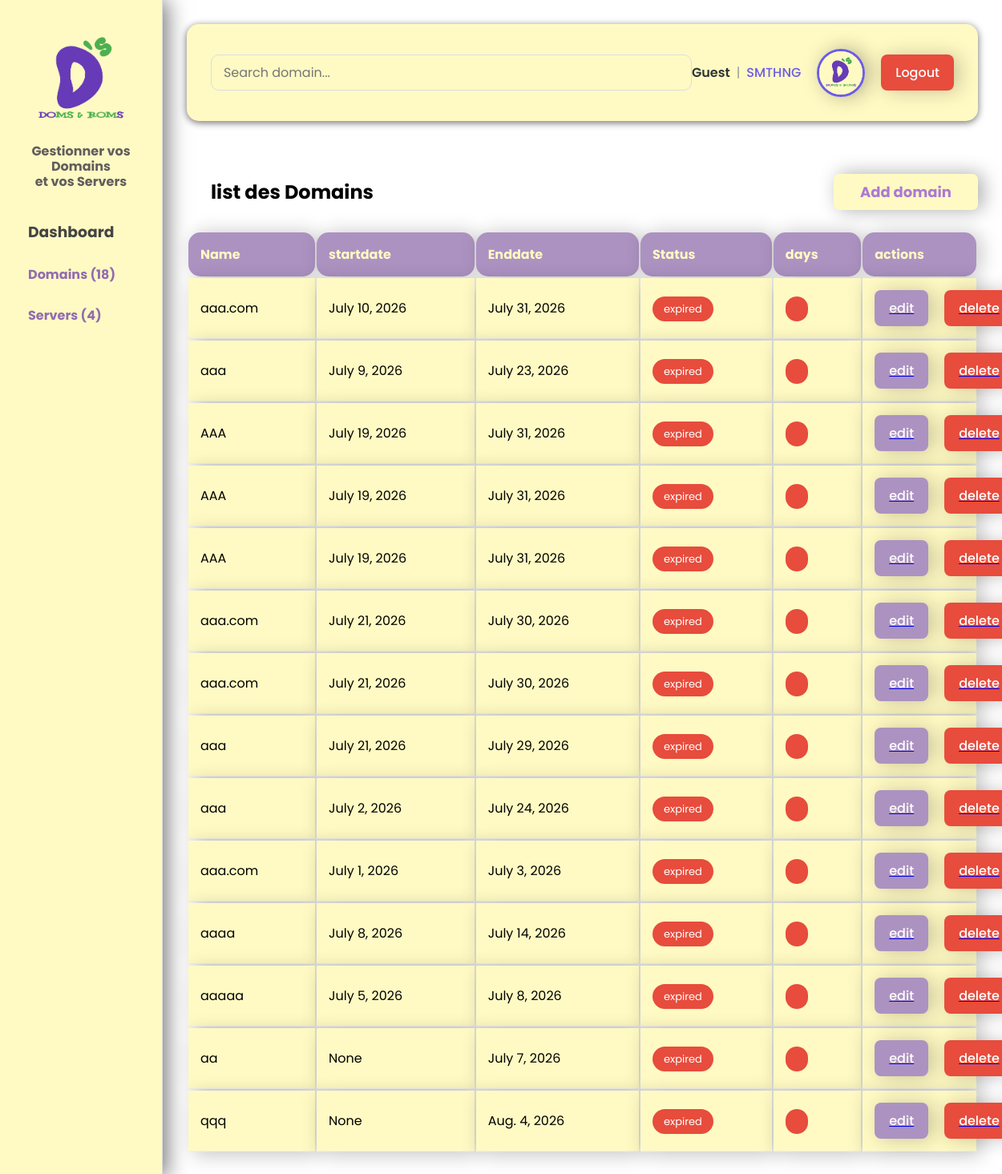
The app's page /domsnames/expired/ with its own data.
### domsnames/models.py (models this page shows)
class domsname(models.Model):
    id=models.BigAutoField(primary_key=True)
    name=models.CharField(max_length=50,default='')
    startdate=models.DateField(null=True, blank=True,default='NULL')
    enddate=models.DateField()
    email = models.EmailField(blank=True,default="amine@digest-media.agency")
    notification_30 = models.BooleanField(default=False)
    notification_15 = models.BooleanField(default=False)
    notification_7 = models.BooleanField(default=False)
    notification_1 = models.BooleanField(default=False)
    notification_expired = models.BooleanField(default=False)

### domsnames/views.py (the view)
# urls.py: path("expired/", views.expireddoms, name="expireddoms"),]
def expireddoms(request):
    domsnames = domsname.objects.all()
    expired=[]
    for domain in domsnames:
        domain.statut=statut(domain.enddate)
        if domain.statut=='expired':
            expired.append(domain)
    return render(request, 'listdoms.html', {'domsnames': expired})

### domsnames/services.py (called while the page is built)
def remaining(enddate):
    if isinstance(enddate, str):
        enddate=date.fromisoformat(enddate)
    return (enddate-date.today()).days

def statut(enddate):
    days=remaining(enddate)
    if days>30:
        return 'active'
    elif 0<days<=30:
        return 'warning'
    else:return 'expired'

### domsnames/templates/listdoms.html (shortened to what this page needs)
{% load static %}
<!DOCTYPE html>
<html lang="en">
<head>
    <link rel="stylesheet" href="{% static 'style.css' %}">
</head>
<body>
<div class="container">
    <aside class="sidebar">
<div class="sidebar-header">
    <div class="logo">
        <img src="{% static 'logo.png' %}" alt="Logo">
    </div>
        <div class="welcome">
        <span>Gestionner vos Domains <br>et vos Servers</span>
    </div>
</div>
        <nav>
            <a href="{% url 'dashboard' %}"><h3>Dashboard</h3></a>
            <a href="{% url 'domslist' %}"> <h4>Domains ({{total_domains}})</h4> </a>
            <a href="{% url 'serverlist' %}"><h4>Servers ({{total_servers}})</h4> </a>
        </nav>
    </aside>
    <main>
<header>
    <div class="header-search">
        <form class="search-bar" method="GET">
            <input type="text" name="search" placeholder="Search domain..." value="{{ request.GET.search }}">
        </form>
    </div>
    <div class="top-user">
        <div class="user-details">
            <span class="username">{{ username }}</span>
            <span class="separator">|</span>
            <span class="role">{{ role|upper }}</span>
        </div>
        <div class="profile">
            <a href="{% url 'profil' %}">
                <img src="{% static 'profile.jpg' %}" alt="Profile">
            </a>
        </div>
        <a href="{% url 'logout' %}" class="logout-btn">
            Logout
        </a>
    </div>
</header>
<section class="list">
        <div class="uper_list">
            <h2>list des Domains</h2>
            <div class="actions">
                <a href="{% url 'domsadd' %}"><div class="button add"><button>Add domain </button></div></a>
            </div>
        </div>
            <table>
                <thead>
                    <tr>
                        <th>Name</th>
                        <th>startdate</th>
                        <th>Enddate</th>
                        <th>Status</th>
                        <th>days</th>
                        <th>actions</th>
                    </tr>
                </thead>
                <tbody>
                        {% for i in domsnames%}
                    <tr>
                        <td>{{i.name}}</td>
                        <td>{{i.startdate}}</td>
                        <td>{{i.enddate}}</td>
                        {% if i.statut == "expired"%}
                        <td><span class="badge expired"> {{i.statut}}</span></td>
                        <td><span class="badge expired">{{i.days}}</span></td>
                        {% elif i.statut == "active"%}
                        <td><span class="badge active"> {{i.statut}}</span></td>
                        <td><span class="badge active">{{i.days}}</span></td>
                        {% else %}
                        <td><span class="badge warning"> {{i.statut}}</span></td>
                        <td><span class="badge warning">{{i.days}}</span></td>
                        {% endif %}
                        <td>
                        <div class='acts'>
                            <a href="{% url 'domsedit' i.id %}"><div class="edit-btn">edit</div></a>
                            <a href="{% url 'domsdel' i.id %}"><div class="delete-btn">delete</div></a></td>
                        </div>
                    </tr>
                    {%endfor%}
</body>
</html>

### dashboard/static/style.css (style rules this page uses)
* { margin:0; padding:0; box-sizing:border-box; font-family:Poppins,sans-serif; }
body { margin:0; position:relative; min-height:100vh; overflow-x:hidden; }
body::before { content:""; position:fixed; inset:0; background:url("ChatGPT\ Image\ Jul\ 22\,\ 2026\,\ 11_33_46\ AM.png") center center/cover no-repeat; filter:blur(10px); transform:scale(1.1); z-index:-2; }
.container { display:flex; min-height:100vh; }
.sidebar { width:260px; background:#FFFAC3; border-right:1px solid #ddd; padding:25px; box-shadow: 6px 0 25px rgba(0, 0, 0, 0.514); }
.sidebar-header { display: block; align-items: center; justify-content: space-between; margin-bottom: 30px; }
.logo { display: flex; justify-content: center; align-items: center; }
.logo img { max-width: 100%; max-height: 100%; object-fit: contain; }
.profile { width: 60px; height: 60px; }
.profile img { width: 100%; height: 100%; border-radius: 50%; object-fit: cover; border: 3px solid #6C5CE7; box-shadow: 6px 0 25px rgba(0, 0, 0, 0.288); }
.sidebar nav { display:flex; flex-direction:column; gap:10px; }
.sidebar nav h4 { margin-top:0px; color:#926cb1; }
.sidebar nav a { text-decoration:none; color:#444; padding:8px 10px; border-radius:8px; }
.header-search { margin:20px 0; }
.search-bar { width:600px; height:45px; display:flex; align-items:center; border:1px solid #ddd; border-radius:10px; padding:0 15px; }
.search-bar input { flex:1; border:none; outline:none; font-size:16px; background:transparent; }
main { flex:1; padding:30px; }
header { background:#FFFAC3; border-radius:15px; padding:18px 30px; display:flex; justify-content:space-between; align-items:center; margin-bottom:30px; box-shadow:0 2px 10px rgba(0, 0, 0, 0.582); }
.actions { display:flex; flex-direction:column; gap: 20px; padding:18px 30px; width: 180px; }
.actions button { padding:15px; background:#FFFAC3; color:#ab79d4; border:none; border-radius:7px; cursor:pointer; width: 180px; height: 45px; font-weight:bold; font-size: large; line-height: 10px; box-shadow: 6px 0 25px rgba(0, 0, 0, 0.329); justify-self: center; }
.expired { border-left:7px solid #E74C3C; }
table { width:100%; margin-top:20px; }
th { text-align:left; border-radius: 15px; padding:15px; background:#AC92C1; color:#FFFAC3; box-shadow: 6px 0 25px rgba(0, 0, 0, 0.219); }
td { padding:15px; border-bottom:1px solid #eee; background-color: #FFFAC3; box-shadow: 6px 5px 25px rgba(0, 0, 0, 0.219); }
.badge { padding:6px 14px; border-radius:20px; color:white; font-size:13px; }
.badge.expired { background:#E74C3C; border:none; }
.top-user { display:flex; align-items:center; gap:20px; }
.user-details { display: flex; align-items: center; gap: 8px; font-size: 16px; }
.username { font-weight: 600; color: #2D3436; }
.separator { color: #999; }
.role { color: #6C5CE7; font-weight: 500; }
.logout-btn { background: #E74C3C; color: white; text-decoration: none; padding: 10px 18px; border-radius: 8px; font-weight: 500; box-shadow: 6px 1px 25px rgba(0, 0, 0, 0.219); }
.welcome span { color: #615e5e; display: block; font-weight: bolder; font-size: 1rem; text-align: center; line-height: 1.2; margin-top: 2px; }
.uper_list { padding:18px 30px; justify-content:space-between; margin-bottom:-30px; display:flex; align-items:center; }
.edit-btn { background: #ac92c1; color: white; text-decoration: none; padding: 10px 18px; border-radius: 8px; font-weight: 500; box-shadow: 6px 1px 25px rgba(0, 0, 0, 0.219); }
.delete-btn { background: #E74C3C; color: white; text-decoration: none; padding: 10px 18px; border-radius: 8px; font-weight: 500; box-shadow: 6px 1px 25px rgba(0, 0, 0, 0.219); }
.acts { display:flex; align-items:center; gap:20px; width: 5px; }

### records on screen
domsname: name "aaa.com", startdate "July 10, 2026", enddate "July 31, 2026", statut "expired"
domsname: name "aaa", startdate "July 9, 2026", enddate "July 23, 2026", statut "expired"
domsname: name "AAA", startdate "July 19, 2026", enddate "July 31, 2026", statut "expired"
domsname: name "AAA", startdate "July 19, 2026", enddate "July 31, 2026", statut "expired"
domsname: name "AAA", startdate "July 19, 2026", enddate "July 31, 2026", statut "expired"
domsname: name "aaa.com", startdate "July 21, 2026", enddate "July 30, 2026", statut "expired"
domsname: name "aaa.com", startdate "July 21, 2026", enddate "July 30, 2026", statut "expired"
domsname: name "aaa", startdate "July 21, 2026", enddate "July 29, 2026", statut "expired"
domsname: name "aaa", startdate "July 2, 2026", enddate "July 24, 2026", statut "expired"
domsname: name "aaa.com", startdate "July 1, 2026", enddate "July 3, 2026", statut "expired"
domsname: name "aaaa", startdate "July 8, 2026", enddate "July 14, 2026", statut "expired"
domsname: name "aaaaa", startdate "July 5, 2026", enddate "July 8, 2026", statut "expired"
domsname: name "aa", startdate "None", enddate "July 7, 2026", statut "expired"
domsname: name "qqq", startdate "None", enddate "Aug. 4, 2026", statut "expired"

### other values on screen
{{ total_domains }} "18"
{{ total_servers }} "4"
{{ username }} "Guest"
{{ role|upper }} "SMTHNG"
